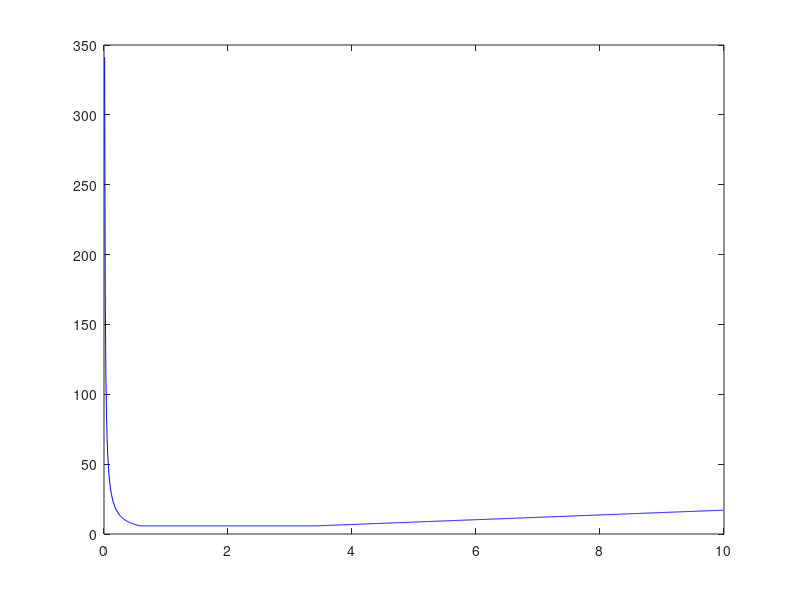

This figure's MATLAB source:
clc
clear all

av=0.01:0.01:9.99;
n=length(av);
K2=zeros(1,n);

for i=1:n
    A=[3 0 1; 0 av(i) 0; 1 0 1];
    K2(i)=cond(A);
end

figure(1)
plot(av,K2, 'b-')
